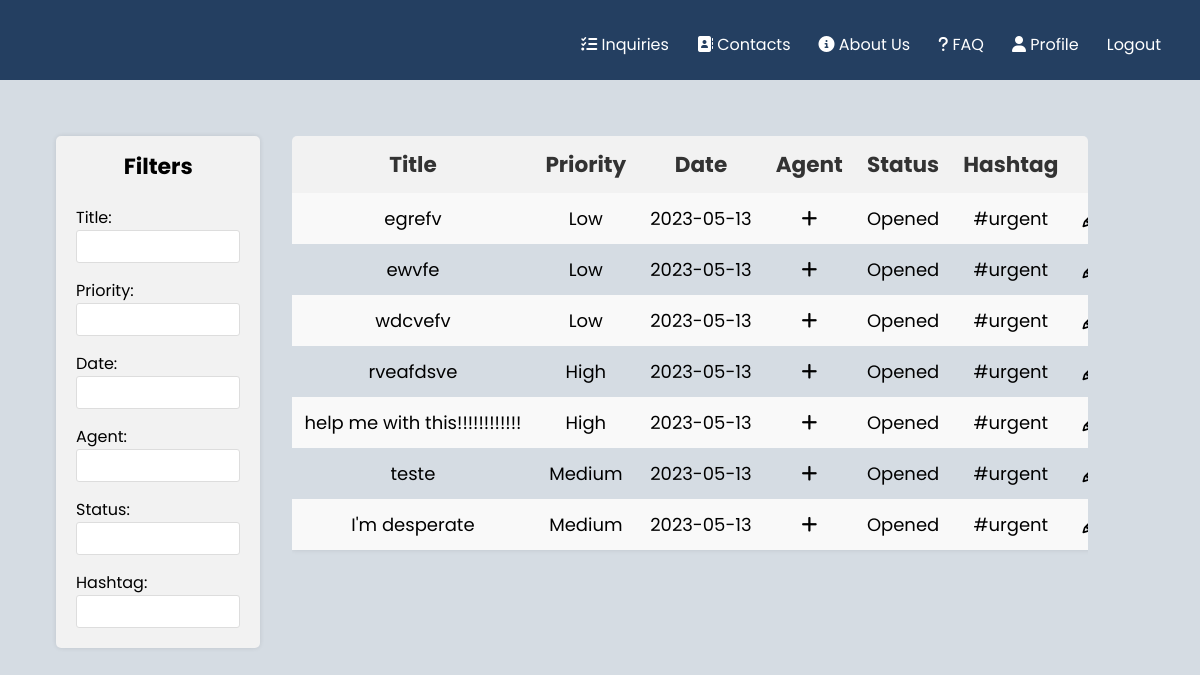
The page /pages/tickets_all.php?department=Finance (signed in) on the database as committed earlier.
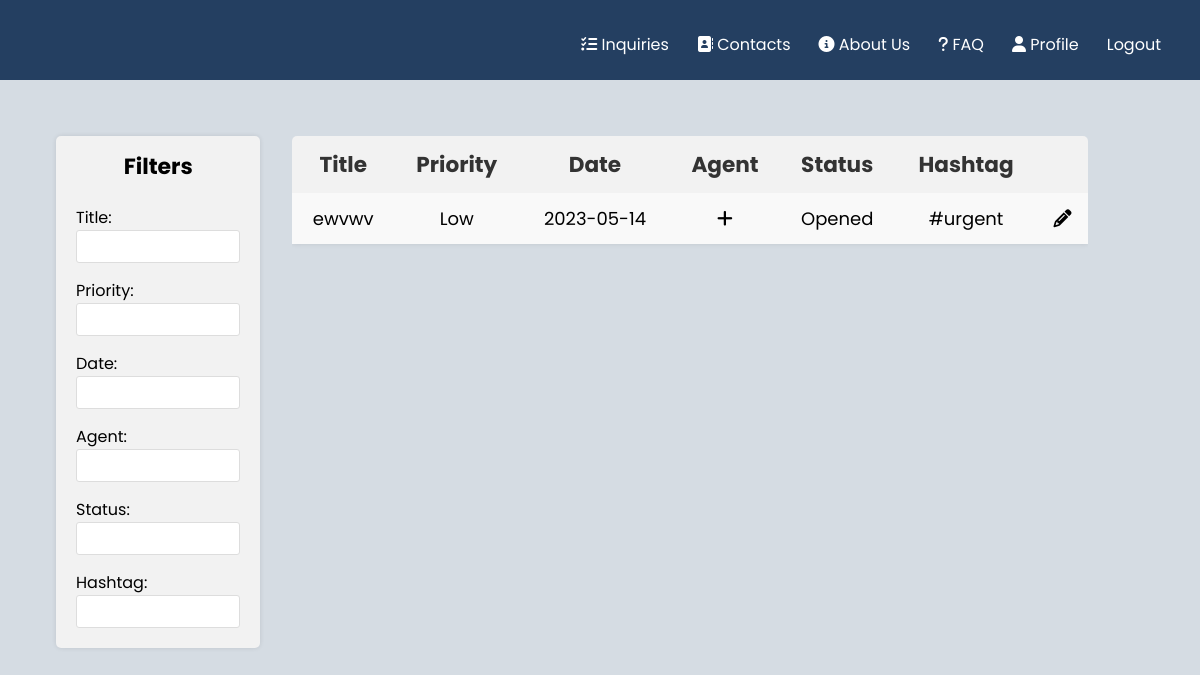
The same page on the database as committed later.
### tables this page shows
CREATE TABLE tickets(

    idTicket integer primary key AUTOINCREMENT,
    title text NOT NULL,
    description text,
    status text references Status(title),
    idAgent text references Agents(idAgent),
    idClient text references Clients(idClient),
    department text references department(title),
    priority text,
    hashtag text,
    date datetime
);

### pages/tickets_all.php (called while the page is built, shortened)
<?php
    require_once(__DIR__ . '/../database/connection.db.php');
    include '../database/ticket.class.php';
    include '../database/user.class.php';
    include '../utils/session.php';
    include '../templates/tickets.tpl.php';
    include '../templates/tickets_all.tpl.php';
    $session = new Session();
    $db = getDatabaseConnection();
    $user = User::getUserWithId($db, $session->getID());
    $tickets = $user->getAllTicketsWithDepartment($db, $_GET['department']);
    drawTicketsAll($tickets);
?>

### database/ticket.class.php (called while the page is built, shortened)
<?php
     class Ticket{
        public string $title;
        public string $priority;
        public function __construct(int $idTicket, string $title, string $status,
          string $description, string $department, string $priority, string $date){
            $this->idTicket = $idTicket;
            $this->title = $title;
            $this->status = $status;
            $this->priority = $priority;
            $this->date = $date;
        }
        public function getTitle(){
            return $this->title;
        }
        public function getPriority(){
            return $this->priority;
        }
     }
?>

### database/user.class.php (called while the page is built, shortened)
<?php
     class User{
        static function getUserWithID(PDO $db, int $id) : ?User {
            $stmt = $db->prepare('
                SELECT u.idUser, u.email, u.name, u.username
                FROM users u JOIN admins a ON u.idUser = a.idAdmin
                WHERE u.idUser = ?');
            $stmt->execute(array($id));
            $row = $stmt->fetch(PDO::FETCH_ASSOC);
            $stmt = $db->prepare('
                SELECT u.idUser, u.email, u.name, u.username
                FROM users u JOIN agents a ON u.idUser = a.idAgent
                WHERE u.idUser = ?');
            $stmt->execute(array($id));;
            $row = $stmt->fetch(PDO::FETCH_ASSOC);
            if ($row !== false) {
                return new Agent($row['idUser'], $row['email'], $row['name'], $row['username']);
            }
            return null;
            }
     }
    class Agent extends Client{
        function getAllTicketsWithDepartment($db, $department){
            $stmt = $db->prepare('SELECT idTicket, date, status, title, description, department, priority FROM tickets WHERE department = ?');
            $stmt->execute([$department]);
            $ticketRows = $stmt->fetchAll(PDO::FETCH_ASSOC);
            $tickets = [];
            foreach ($ticketRows as $row) {
                $ticket = new Ticket(
                    $row['idTicket'],
                    $row['title'],
                    $row['status'],
                    $row['description'],
                    $row['department'],
                    $row['priority'],
                    $row['date']
                );
                array_push($tickets, $ticket);
            }
            return $tickets;
        }
    }
?>

### utils/session.php (called while the page is built, shortened)
<?php
class Session{
      public function getID() : ?int {
        return isset($_SESSION['id']) ? $_SESSION['id'] : null;
      }
}
?>

### templates/tickets_all.tpl.php (the view, shortened to what the changed rows need)
<?php function drawTicketsAll($tickets) { ?>
    <main class="tab">
            <section class="table-container">
                <table id="filter">
                        <th>Title</th>
                        <th>Priority</th>
                        <th>Date</th>
                        <th>Agent</th>
                        <th>Status</th>
                        <th>Hashtag</th>
                        <th></th>
                    <?php
                        foreach($tickets as $ticket)
                            drawTicketAll($ticket);
                    ?>
                </table>
            </section>
        </main>
    </body>
</html>
<?php } ?>
<?php function drawTicketAll($ticket) { ?>
    <tr>
        <td><a href="../pages/ticket_detail.php?ticket=<?php echo urlencode($ticket->idTicket) ?>"><?php echo $ticket->getTitle() ?></a></td>
        <td><?php echo $ticket->getPriority() ?></td>
        <td><?php echo $ticket->date ?></td>
        <td>
            <?php
                if ($ticket->status == "Opened"){
                    echo "<i class=\"fa-solid fa-plus\"></i>";
                }
                else{
                    echo $ticket->status;
                }
            ?>
        </td>
        <td><?php echo $ticket->status ?></td>
        <td>#urgent</td>
        <td><i class="fa-solid fa-pencil"></i></td>
    </tr>
<?php } ?>

Rows that differ between the two databases and show on the page:
removed tickets: title "ewvfe", priority "Low", date "2023-05-13", status "Opened"
removed tickets: title "wdcvefv", priority "Low", date "2023-05-13", status "Opened"
removed tickets: title "rveafdsve", priority "High", date "2023-05-13", status "Opened"
removed tickets: title "help me with this!!!!!!!!!!!!", priority "High", date "2023-05-13", status "Opened"
removed tickets: title "teste", priority "Medium", date "2023-05-13", status "Opened"
removed tickets: title "I'm desperate", priority "Medium", date "2023-05-13", status "Opened"
changed tickets "Low": title "egrefv" → "ewvwv"; date "2023-05-13" → "2023-05-14"
